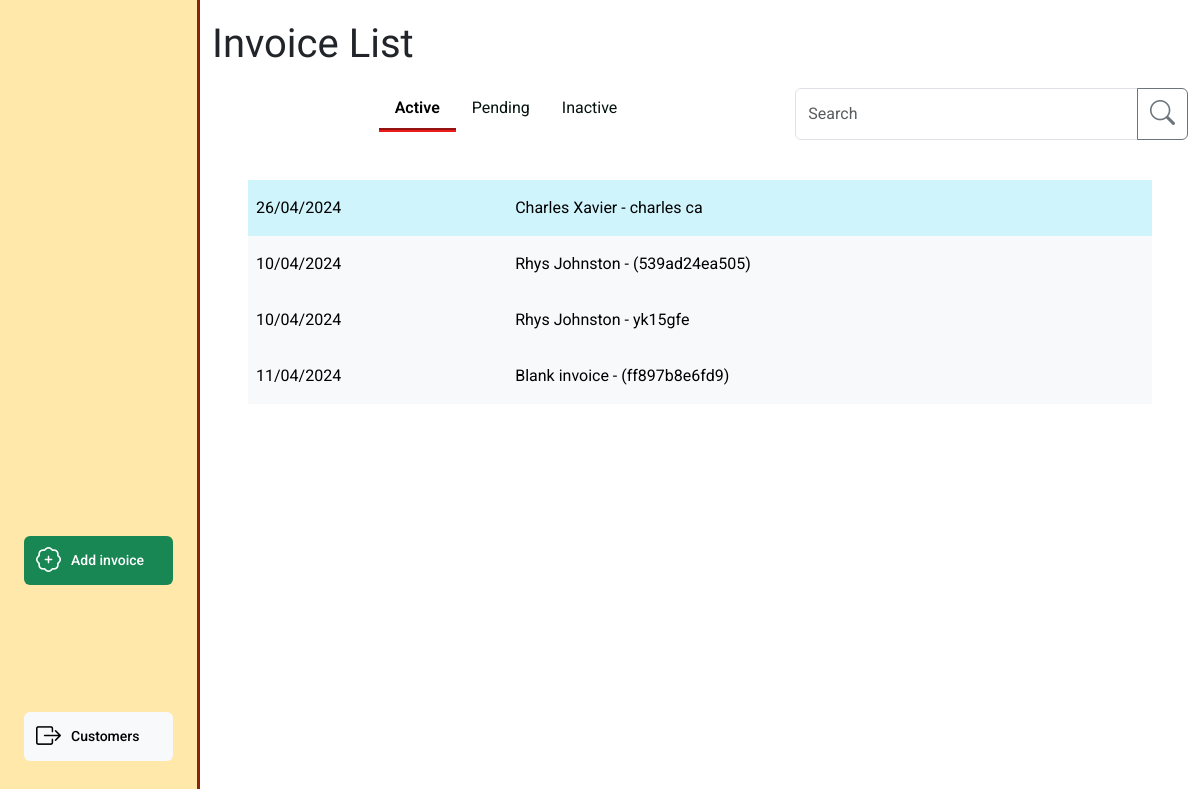
/invoices/invoice_list, run on an earlier commit of the app's database.
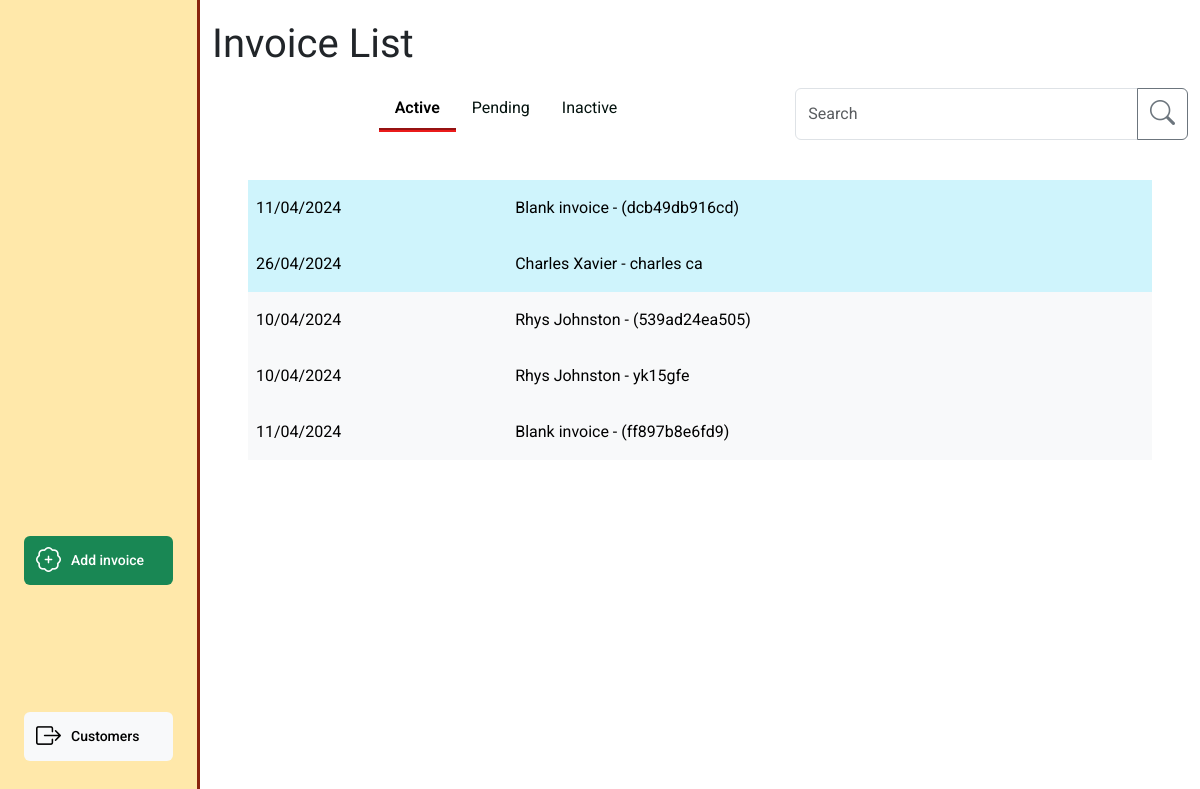
And on a later commit of the database.
### invoice/models.py (models this page shows, shortened)
class Invoice(models.Model):
    class InvoiceStatus(models.IntegerChoices):
        WORK_ON_HOLD = 1, 'Work on hold'
        OPEN = 2, 'Open'
        READY_FOR_PROCESSING = 3, 'Ready for processing'
        READY_FOR_VERIFICATION = 4, 'Ready for verification'
        SENT_TO_CUSTOMER = 5, 'Sent to customer'
        COMPLETE = 6, 'Complete'
    inv_number = models.CharField(
        max_length=10, null=True, editable=False)
    inv_integer = models.PositiveIntegerField(null=True, editable=False)
    customer = models.ForeignKey(
        Customer, on_delete=models.PROTECT, related_name='invoices',
        blank=True, null=True)
    vehicle = models.ForeignKey(
        Vehicle, on_delete=models.PROTECT, related_name='invoices',
        blank=True, null=True)
    date_in = models.DateTimeField(blank=True, null=True)
    mileage = models.PositiveIntegerField(blank=True, null=True)
    status = models.PositiveSmallIntegerField(
        choices=InvoiceStatus.choices, blank=True, null=True)
    active = models.BooleanField(default=True, blank=True, null=True)
    parts_total = models.PositiveIntegerField(blank=True, null=True)
    labour_total = models.PositiveIntegerField(blank=True, null=True)
    subtotal = models.PositiveIntegerField(blank=True, null=True)
    vat_total = models.PositiveIntegerField(blank=True, null=True)
    grand_total = models.PositiveIntegerField(blank=True, null=True)
    slug = models.SlugField(max_length=100, unique=True, blank=False, null=False)
    unique_id = models.CharField(null=True, blank=True, max_length=100)
    def __str__(self):
        if self.inv_integer:
            result = f'{self.customer} - {self.vehicle} - {self.inv_number}'
        elif self.customer and self.vehicle:
            result = f'{self.customer} - {self.vehicle}'
        elif self.customer or self.vehicle:
            result = f'{self.customer or self.vehicle} - ({self.unique_id})'
        else:
            result = f'Blank invoice - ({self.unique_id})'
        return result

### customer/models.py (models this page shows, shortened)
class Customer(models.Model):
    class CustomerType(models.IntegerChoices):
        TRADE = 1, 'Trade'
        PRIVATE = 2, 'Private'
    class PaymentTerms(models.IntegerChoices):
        PIA = 1, 'Payment in advance'
        NET_7 = 2, '7 days'
        NET_14 = 3, '14 days'
        NET_30 = 4, '30 days'
        NET_60 = 5, '60 days'
    name = models.CharField(max_length=20, blank=False, null=False)
    friendly_name = models.CharField(max_length=10, blank=True, null=True)
    type = models.PositiveSmallIntegerField(
        choices=CustomerType.choices, blank=True, null=True)
    address_line_1 = models.CharField(max_length=27, blank=True, null=True)
    address_line_2 = models.CharField(max_length=27, blank=True, null=True)
    city_region = models.CharField(max_length=27, blank=True, null=True)
    postcode = models.CharField(max_length=10, blank=True, null=True)
    contact_number_primary = models.CharField(max_length=20, blank=True, null=True)
    email = models.CharField(max_length=20, blank=True, null=True)
    payment_terms = models.PositiveSmallIntegerField(
        choices=PaymentTerms.choices, blank=True, null=True)
    active = models.BooleanField(default=True, blank=True, null=True)
    slug = models.SlugField(max_length=100, unique=True, blank=False, null=False)
    def __str__(self):
        return self.name

class Vehicle(models.Model):
    customer = models.ForeignKey(
        Customer, blank=False, null=False, on_delete=models.CASCADE)
    registration = models.CharField(max_length=10, null=False, blank=False)
    make = models.CharField(max_length=27, blank=True, null=True)
    model = models.CharField(max_length=27, blank=True, null=True)
    active = models.BooleanField(default=True, blank=True, null=True)
    slug = models.SlugField(max_length=100, unique=True, blank=False, null=False)
    def __str__(self):
        return self.registration

### invoice/views.py (the view, shortened to what this page needs)
# urls.py: path('invoice_list', views.invoice_list, name='invoice_list'),
def invoice_list(request):
    create_invoice_form = InvoiceForm(initial={'status': 2})
    invoices = Invoice.objects.all()
    query = None
    filter_mapping = {
        'active': [2, 3, 4],
        'pending': [5,],
        'inactive': [1, 6]
    }
    filter = 'active'
    if request.method == 'GET':
        if 'filter' in request.GET:
            filter = request.GET['filter']
            if 'q' in request.GET:
                query = request.GET['q']
                if not query:
                    messages.error(request, 'Nothing entered in search bar.')
                    return redirect(reverse('invoice_list'))
                queries = Q(customer__name__icontains=query) | Q(vehicle__registration__icontains=query)
                invoices = invoices.filter(queries)
    status_to_filter = filter_mapping.get(filter)
    if filter == 'inactive':
        invoices=invoices.filter(status__in=status_to_filter).order_by('status')
    else:
        invoices=invoices.filter(status__in=status_to_filter).order_by('-status')
    status_class_map = {
        1: 'secondary',
        2: 'light',
        3: 'success',
        4: 'info',
        5: 'danger',
        6: 'light'
    }
    context = {
        'create_invoice_form': create_invoice_form,
        'invoices': invoices,
        'search_term': query,
        'filter_status': filter,
        'status_class_map': status_class_map,
        'available_status_map': available_status_full_dict_map
    }
    return render(request, 'invoice/invoice_list.html', context)

### invoice/context_processors.py (called while the page is built)
def user_creds(request):
    return {
        'Mechanic': request.user.groups.filter(name='Mechanic').exists(),
        'Accounts': request.user.groups.filter(name='Accounts').exists(),
        'Foreman': request.user.groups.filter(name='Foreman').exists(),
    }

### invoice/forms.py (called while the page is built)
def add_or_edit_modal(slug, type, layout):
    if slug:
        layout
    else:
        layout = Modal(
            layout,
            Row(
                Column(
                    ButtonHolder(
                        Submit(
                            'submit',
                            'Save',
                            css_class='float-end'
                        ),css_class='',
                    )
                )
            ),
            css_id=type+"_modal",
            title="Add "+type.capitalize(),
            css_class="modal-lg h-100 overflow-y-auto"
        )
    return  layout

### invoice/templatetags/custom_tags.py (called while the page is built)
@register.filter
def get_dict_value(key_to_search, dict):
    return dict.get(key_to_search, {})

@register.filter
def date_uk(value):
    return formats.date_format(value, "d/m/Y")

### invoice/templates/invoice/invoice_list.html (shortened to what this page needs)
{% extends "base_dashboard.html" %}
{% load static %}
{% load crispy_forms_tags %}
{% load custom_tags %}
{% block css %}
{{ block.super }}
<link rel="stylesheet" href="{% static 'invoice/css/invoice.css' %}">
{% endblock %}
{% block page_heading %}Invoice List{% endblock %}
{% block side_menu_action_items %}
    <a type="button" data-bs-toggle="modal" data-bs-target="#invoice_modal" class="btn side-menu-link btn-success"><i
            class="bi bi-patch-plus"></i> <span>Add invoice</span></a>
{% endblock side_menu_action_items %}
{% block side_menu_nav_items %}
<a href="{% url 'customer_list' %}" class="btn side-menu-link btn-light"><i
    class="bi bi-box-arrow-right"></i><span>Customers</span></a>
{% endblock side_menu_nav_items %}
{% block filter_search %}
<div class="col-5 offset-2 d-none d-lg-block mb-4">
    <ul class="nav nav-tabs" role="navigation">
        <li class="nav-item">
            <a class="nav-link {% if filter_status == 'active' %}active" aria-current="page" {% else %}" {% endif %}
            href="{% url 'invoice_list' %}">Active</a>
        </li>
        {% if not Mechanic %}
        <li class="nav-item">
            <a class="nav-link {% if filter_status == 'pending' %}active" aria-current="page" {% else %}" {% endif %}
            href="{% url 'invoice_list' %}?filter=pending">Pending</a>
        </li>
        {% endif %}
        <li class="nav-item">
            <a class="nav-link {% if filter_status == 'inactive' %}active" aria-current="page" {% else %}" {% endif %}
            href="{% url 'invoice_list' %}?filter=inactive">Inactive</a>
        </li>
    </ul>
</div>
<div class="col-lg-5 d-none d-lg-block ">
    <form action="{% url 'invoice_list' %}" method="GET">
        {% include 'includes/searchbar.html' %}
    </form>
</div>
{% endblock %}
{% block dashboard_content %}
<div class="table-responsive">
    <table class="table table-hover align-middle invoice-list-table fs-6">
        <tbody>
            {% if invoices %}
                {% for invoice in invoices %}
                    {% with status=invoice.status %}
                        {% if status == 1 and not Foreman or status == 2 and Accounts or status == 3 and not Foreman or status == 4 and Mechanic %}
                        {% else %}
                        <tr class="table-{{ invoice.status|get_dict_value:status_class_map }}">
                            <td scope="row " class="d-none d-lg-table-cell">
                                <a href="{% url 'invoice_summary' invoice.slug %}">{{invoice.date_in|date_uk}}</a>
                            </td>
                            <td class="d-none d-lg-table-cell">
                                <a href="{% url 'invoice_summary' invoice.slug %}">{{invoice}}</a>
                            </td>
                        </tr>
                        {% endif %}
                    {% endwith %}
                {% endfor %}
            {% else %}
            <div class="text-center">
                <h5>No results</h5>
            </div>
            {% endif %}
        </tbody>
    </table>
</div>
{% endblock %}

What changed in the data, as far as the page shows it:
now on this page (row edited): Invoice: date_in "11/04/2024", inv_integer+customer+vehicle "Blank invoice - (dcb49db916cd)"
